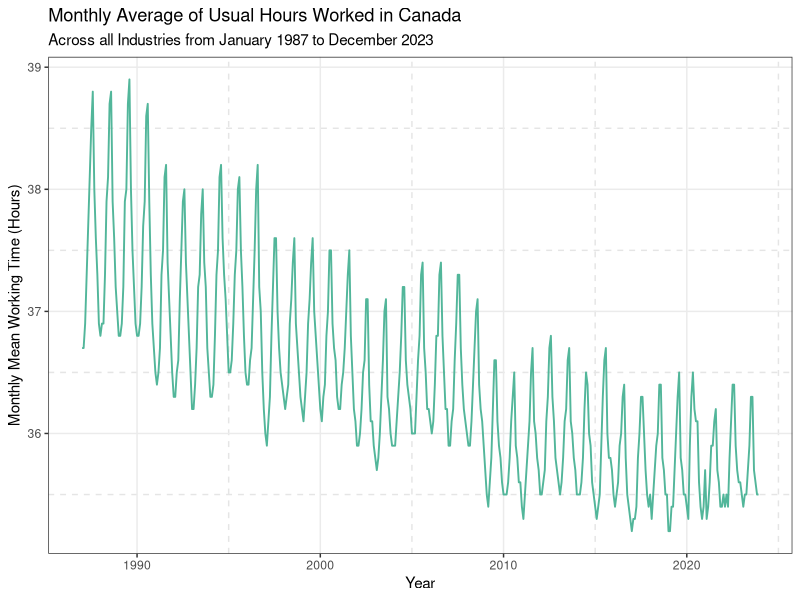
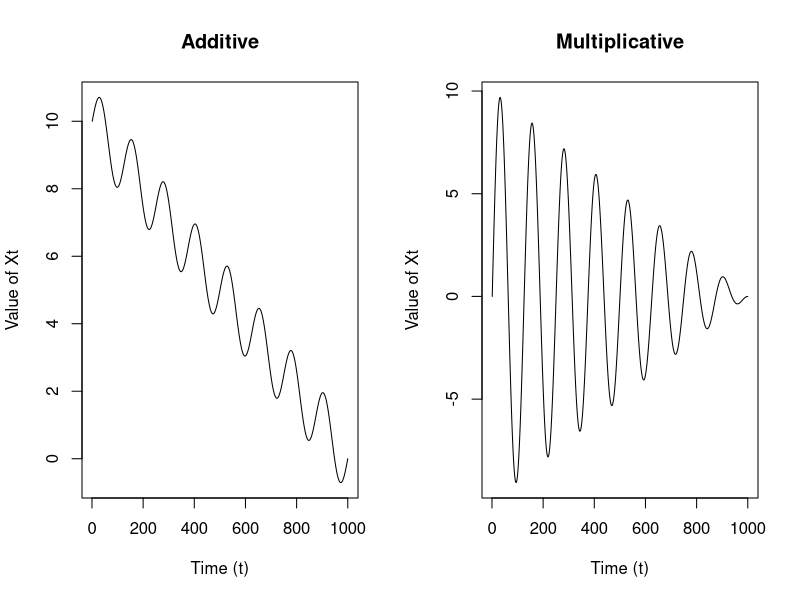
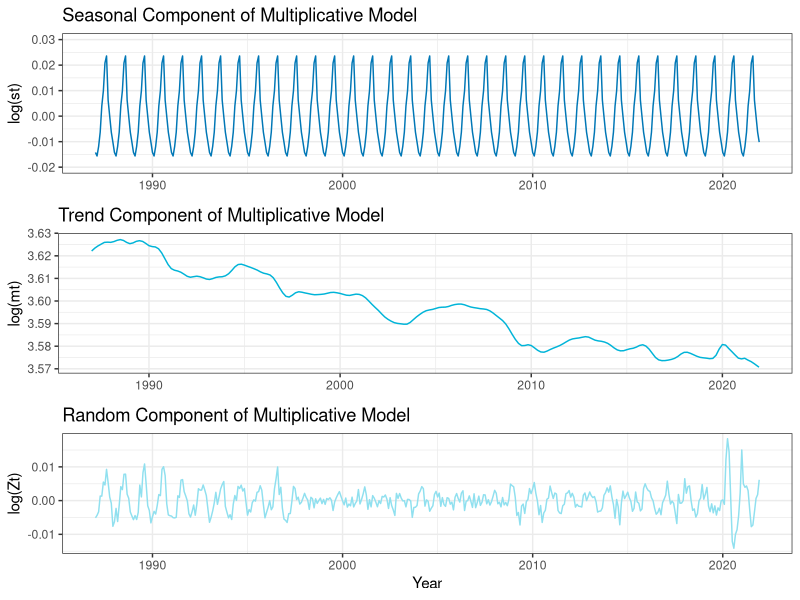
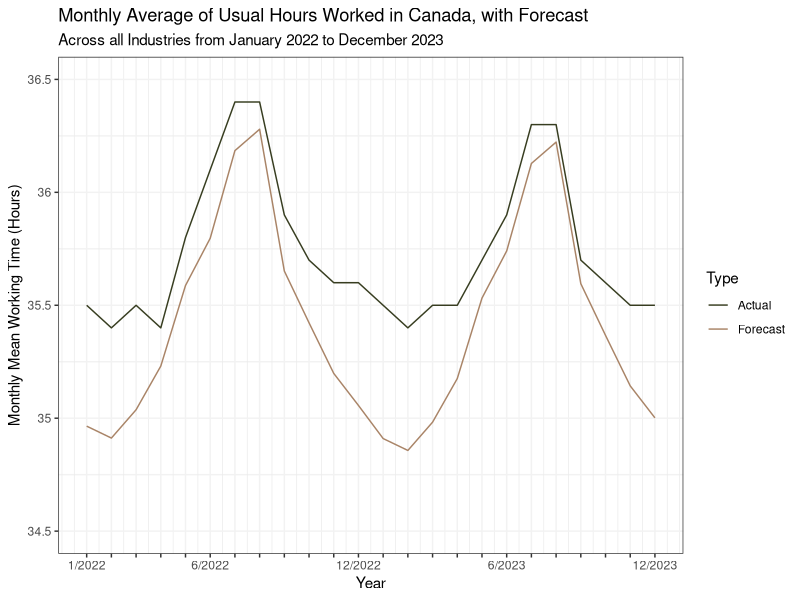
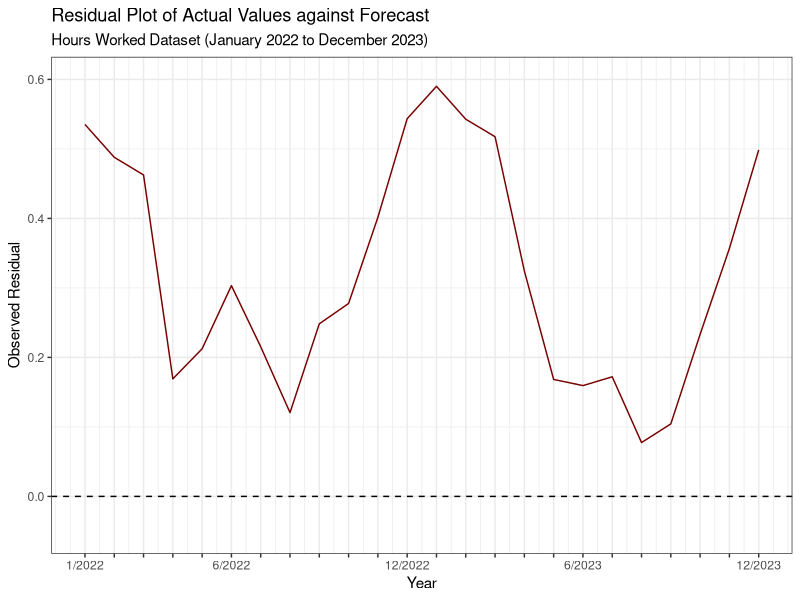
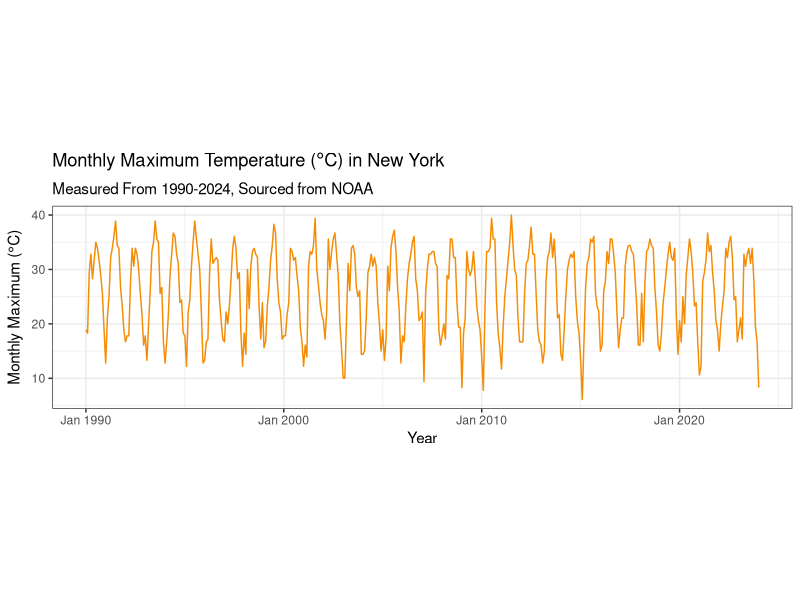
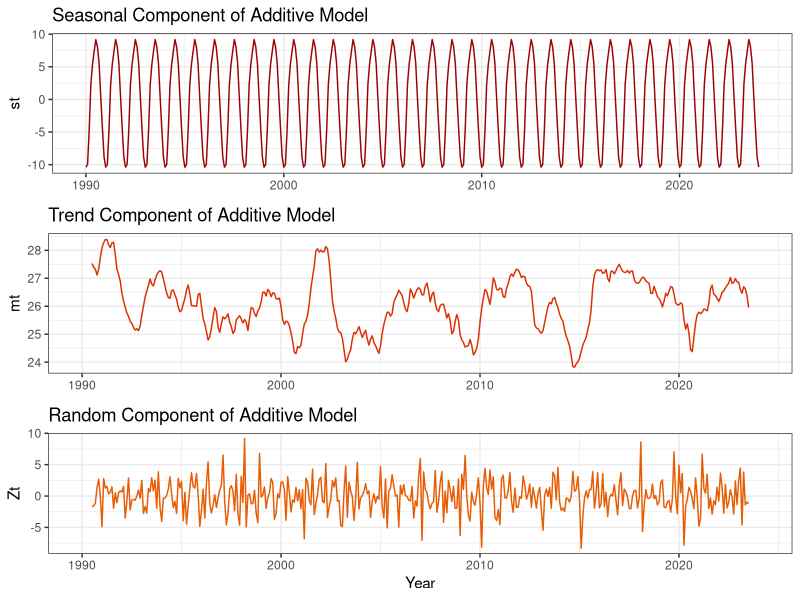
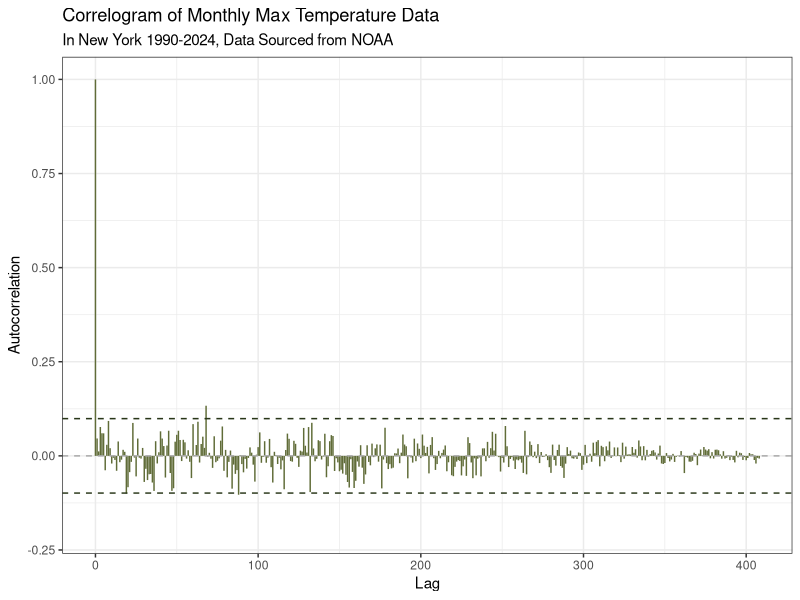

Reproduce these figures in R, in order.
## ---- chunk 1
knitr::opts_chunk$set(echo = TRUE)
library(zoo)
library(tseries)
library(ggplot2)
library(gridExtra)
library(reshape2)
library(forecast)
library(ggfortify)
library(grid)
# library(mgcv)
## ---- chunk 2
df <- read.csv("usual_hours_worked_ca.csv")

jobseries = ts(data = df$Hours, start = c(1987, 1),  frequency = 12)

p1data = fortify.zoo(jobseries)
p1 <- ggplot(p1data, aes(x = Index, y = jobseries)) +
  geom_line(color = "#52b69a", linewidth = 0.65) +
  labs(
    title = "Monthly Average of Usual Hours Worked in Canada",
    subtitle = "Across all Industries from January 1987 to December 2023",
    y = "Monthly Mean Working Time (Hours)",
    x = "Year"
  ) + theme_bw() +
  theme(panel.grid.minor = element_line(
    color = "grey90",
    linetype = "dashed",
    linewidth = 0.5
  ))
print(p1)
## ---- chunk 3
st = 2*seq(from = 0, to = 8*pi, length.out = 1000)
mt = seq(from = 10, to = 0, length.out = 1000)
par(mfrow = c(1,2))
plot( mt + sin( st ), type = 'l',
      ylab = "Value of Xt", xlab = "Time (t)",
      main = "Additive")
plot( mt*sin(st), type = 'l',
      ylab = "Value of Xt", xlab = "Time (t)",
      main = "Multiplicative")
## ---- chunk 4
train <- window(jobseries, 
           # starting at the beginning of 1987
           start = 1987, 
           # ending at the end of 2021
           end = c(2021, 12), 
           # monthly
           frequency = 12)

# get test data
test <- window(jobseries,
               start = c(2022, 1),
               end = c(2023, 12),
               frequency = 12)
# verify we've done things correctly
all.equal(length(test) + length(train),
          length(jobseries),
          nrow(df))
## ---- chunk 5
to_additive = log(train)
loess = stl(to_additive, s.window = "periodic")

seasonal = loess$time.series[, 1]
trend = loess$time.series[, 2]
noise = loess$time.series[, 3]
## ---- chunk 6
sp2 <- ggplot(data = fortify.zoo(seasonal), aes(x = Index, y = seasonal)) +
  geom_line(color = "#0077b6", linewidth = 0.5) +
  theme_bw() + 
  labs(
    title = "Seasonal Component of Multiplicative Model",
    y = "log(st)",
    x = NULL
  ) + 
  ylim(-0.02, 0.03) 

mp2 <- ggplot(data = fortify.zoo(trend), aes(x = Index, y = trend)) +
  geom_line(color = "#00b4d8", linewidth = 0.5) +
  theme_bw() + 
  labs(
    title = "Trend Component of Multiplicative Model",
    y = "log(mt)",
    x = NULL
  ) 

zp2 <- ggplot(data = fortify.zoo(noise), aes(x = Index, y = noise)) +
  geom_line(color = "#90e0ef", linewidth = 0.5) +
  theme_bw() + 
  labs(
    title = "Random Component of Multiplicative Model",
    y = "log(Zt)",
    x = "Year"
  ) 

grid.arrange(sp2, mp2, zp2, nrow = 3)
## ---- chunk 7
# cast ts to data frame and rename
trend_df <- fortify.zoo(trend)
colnames(trend_df) = c("Time", "log_hours")
# fit model
trend_mod <- lm(log_hours~Time, data = trend_df)
# report coefficients
data.frame(value = trend_mod$coefficients)
## ---- chunk 8
trend_summary = summary(trend_mod)

# get the standard error and estimated coefficients
se = trend_summary$coefficients[2, "Std. Error"]
est = trend_summary$coefficients[2, "Estimate"]

# calculate observed t where hypothesized value is zero
tobs = (est - 0)/se

# report
print(paste("Our observed test statistic is approximately",
             round(tobs, 2)))
## ---- chunk 9
n = nrow(trend_df); k = 1

2 * min( pt( tobs, df = n - (k + 1), lower.tail = TRUE ),
         pt( tobs, df = n - (k + 1), lower.tail = TRUE ))
## ---- chunk 10
# extract model coefficients 
beta_0 = trend_summary$coefficients[1, "Estimate"]
beta_1 = trend_summary$coefficients[2, "Estimate"]
# unique terms in the seasonal component give one period
period = unique(seasonal)
# use our linear model with time variable
mt_pred = beta_1*time(test) + beta_0
# we're predicting two periods into the future
st_pred = (rep(period, 2))
# then the predicted value is undoing the log transform
preds = exp(mt_pred + st_pred)
p3df <- data.frame(
          Time = as.numeric(time(test)),
          Actual = as.numeric(test), 
          Predicted = preds)
# create custom-spaced month/date strings
date_strings <- unlist(lapply(2022:2023, function(year) {
  sapply(1:12, function(month) {
    if (month %% 6 == 0) paste(month, "/", year, sep = "")
    else ""
  })
}))
# specify additional parameters
date_strings[1] = "1/2022"
low_ylim = 34.5; up_ylim = 36.5
## ---- chunk 11
p3 <- ggplot(p3df) +
  geom_line(aes(x = Time, y = Actual, color = "Actual")) +
  geom_line(aes(x = Time, y = Predicted, color = "Forecast")) +
  scale_color_manual(values = c("Actual" = "#373d20", "Forecast" = "#a98467"),
                     name = "Type", labels = c("Actual", "Forecast")) +
  labs(
    title = "Monthly Average of Usual Hours Worked in Canada, with Forecast",
    subtitle = "Across all Industries from January 2022 to December 2023",
    y = "Monthly Mean Working Time (Hours)",
    x = "Year"
  ) + theme_bw() + 
  scale_x_continuous(breaks = p3df$Time, labels = date_strings) +
  scale_y_continuous(limits = c(low_ylim, up_ylim),
                     breaks = seq(low_ylim, up_ylim, by = 0.5),
                     labels = seq(low_ylim, up_ylim, by = 0.5)) +
  theme(panel.grid.major = element_line(
    color = "grey95",
    linetype = "solid",
    linewidth = 0.5
  ), 
  panel.grid.minor.y = element_line(
    color = "grey95",
    linetype = "solid",
    linewidth = 0.5
  ))
print(p3)
## ---- chunk 12
p4df <- data.frame(
  Time = as.numeric(time(test)),
  Residual = as.numeric(test - preds)
)
p4 <- ggplot(p4df) +
  geom_line(aes(x = Time, y = Residual),color = "#780000") +
  labs(
    title = "Residual Plot of Actual Values against Forecast",
    subtitle = "Hours Worked Dataset (January 2022 to December 2023)",
    y = "Observed Residual",
    x = "Year"
  ) + theme_bw() + ylim(-0.05, 0.6) +
  geom_hline(yintercept = 0, lty = "dashed") +
  scale_x_continuous(breaks = p3df$Time, labels = date_strings)
print(p4)
## ---- chunk 13
dat = read.csv("NY_Temperature_Data.csv")
## ---- chunk 14
x = zoo(dat$TMAX, zoo::as.Date(dat$Date))
## ---- chunk 15
monthly_max = aggregate(x, as.yearmon, FUN=max)
## ---- chunk 16
p2df <- fortify.zoo(monthly_max)
p21 <- ggplot(p2df, aes(x = Index, y = monthly_max)) +
  geom_line(color = "#f48c06") + theme_bw() +
  labs(
    x = "Year",
    y =  expression(paste("Monthly Maximum (", degree, "C)")),
    title = expression(paste(
      "Monthly Maximum Temperature (", degree, "C) in New York"
    )),
    subtitle = "Measured From 1990-2024, Sourced from NOAA"
  ) +
  coord_fixed(ratio = 0.275) 
print(p21)
## ---- chunk 17
month_ts <- ts(zooreg(monthly_max), 
               start = c(1990, 1),
               end = c(2024, 1),
               frequency = 12)
## ---- chunk 18
month_decomp <- decompose(month_ts)
mseasonal = month_decomp$seasonal
mtrend = month_decomp$trend
mnoise = month_decomp$random
## ---- chunk 19
sp2c <- ggplot(data = fortify.zoo(mseasonal, na.fill = 0), aes(x = Index, y = mseasonal)) +
  geom_line(color = "#9d0208", linewidth = 0.5) +
  theme_bw() +
  labs(
    title = "Seasonal Component of Additive Model",
    y = "st",
    x = NULL
  ) +  xlim(1990, 2024)

mp2c <- ggplot(data = fortify.zoo(mtrend, na.fill = 0), aes(x = Index, y = mtrend)) +
  geom_line(color = "#dc2f02", linewidth = 0.5) +
  theme_bw() +
  labs(
    title = "Trend Component of Additive Model",
    y = "mt",
    x = NULL
  )  +  xlim(1990, 2024)

zp2c <- ggplot(data = fortify.zoo(mnoise, na.fill = 0), aes(x = Index, y = mnoise)) +
  geom_line(color = "#e85d04", linewidth = 0.5) +
  theme_bw() +
  labs(
    title = "Random Component of Additive Model",
    y = "Zt",
    x = "Year"
  )  +  xlim(1990, 2024)

grid.arrange(sp2c, mp2c, zp2c)
## ---- chunk 20
deseasonalized = month_ts - mseasonal
## ---- chunk 21
# calculating what's one year in the TS
delta = time(deseasonalized)[2] - time(deseasonalized)[1]
## ---- chunk 22
# calculating what's the entire TS size (for max lag)
hmax = (2024-1990)/delta
## ---- chunk 23
d_acf <- acf(deseasonalized, 
             na.action = na.pass, 
             lag.max = hmax, plot = FALSE)

## ---- chunk 24
# create plotting dataframe
p2ddata = data.frame(
  h = 0:hmax,
  rh = d_acf$acf
)
# determine n
n = length(deseasonalized)
# determine significance bars for iid noise serial dependence
bars = c(-2, 2)/sqrt(n)
# create plot
p2d <- ggplot(p2ddata, aes(x = h, y = rh)) +
    geom_segment(aes(xend = h, yend = 0),
                 color = "#606c38",
                 linewidth = 0.5) +
    geom_hline(yintercept = bars[1], linetype = "dashed", col = "#283618")+
    geom_hline(yintercept = bars[2], linetype = "dashed", col = "#283618")+
    ylim(-0.2, 1)+
    geom_hline(yintercept = 0,
               linetype = "dashed",
               color = "darkgray") +
    labs(x = "Lag", y = "Autocorrelation", 
         title = "Correlogram of Monthly Max Temperature Data",
         subtitle = "In New York 1990-2024, Data Sourced from NOAA") +
    theme_bw()
print(p2d)
## ---- chunk 25
# same as mean( abs(d_acf$acf) >  bars[2] )
p_greater = sum( abs(d_acf$acf) >  bars[2] ) / (hmax + 1)
# show as percent
(p_greater * 100)
## ---- chunk 26
# Code block for Task 3i
## ---- chunk 27
# Code block for Task 3ii
## ---- chunk 28
# Code block for Task 3iii
## ---- chunk 29
# Code block for summarizing the simulation study results
